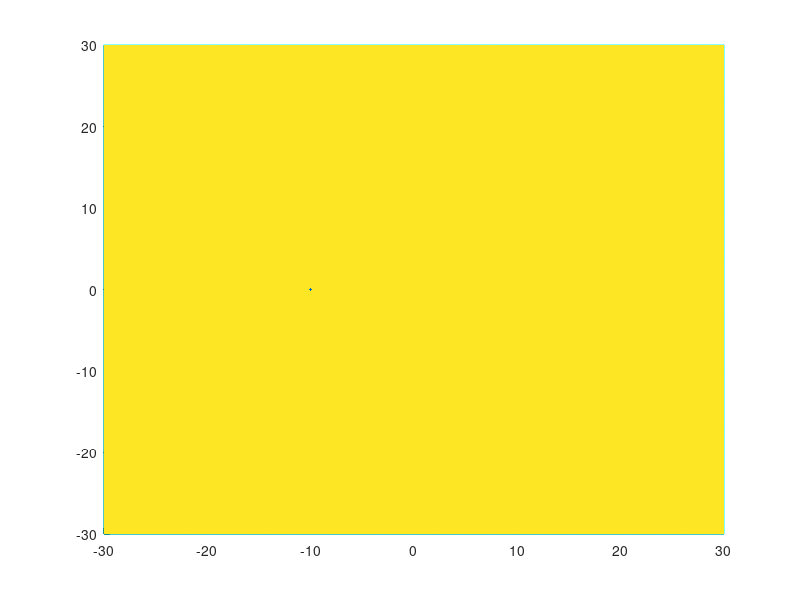

Write the MATLAB code that produced this figure. (Note: this script raises an error after producing the figure.)
clear;
clc;
close all;
warning('off');



% changes made for x intercept = 0 are not done in this code as V9.
% update: dont know what changes coz code seems to work for x intercept=0


% note: checked if mu_medium1_medium2 use should it be * or \ in calculations?




%--------------------------------------------------------------------------
% wave properties
fluid_depth = 10; % fluid depth in mm
amp = 0.02; % amplitude of wave in mm
lambda = 7; % wavelength of wave in mm
tank_dim = 60; % tank length and width in mm
delta1 = 0.25;%01; % surface discretization
delta2 = 0.25; % light source discretization
screen_level = -550; % vertical distance between bottom and screen
mu_air_fluid = 1.33;    % refraction index for air-fluid
base_theta_i = 0; % base angle of source with flat fluid surface
% (considering depth and x_intercept)
x_intercept_list = -10:50:10; 
exp_decay_const = -0.05;%-0.05;
glass_th = 2; % thickness of glass
mu_fluid_glass = 1.13;
mu_air_glass = mu_air_fluid*mu_fluid_glass;

light_source_side_skip = 0.2;

x = -tank_dim/2:delta1:tank_dim/2;
y = -tank_dim/2:delta1:tank_dim/2;
z = fluid_depth*ones(size(x, 2), size(y, 2));




% loop over x intercepts for plotting purpose
for jjj=1:length(x_intercept_list)
    x_intercept = x_intercept_list(jjj);
    disp(x_intercept);
    close all;
        
    % loop to plot base level with 0 amplitude

    for gg=1:1
%         disp(gg);

        for i=1:length(x)
            for j=1:length(y)
                r = sqrt(x(i)^2+y(j)^2);
        %         if r<=tank_dim/2
        %             z(i, j) = z(i, j)+amp*cos(2*pi*r/lambda);
        %         else
        %             z(i, j) = 0;
        %         end
                % make sure the function definition is same in the cost function at
                % the bottom of the code
                if gg==1
                    z(i, j) = z(i, j)+amp*cos(2*pi*r/lambda)*exp(exp_decay_const*r);
                end  
            end
        end


        if gg==1
            surface(x, y, z, 'FaceAlpha', 1.0, 'EdgeColor', 'none');
%             surface(x, y, z, 'FaceColor', 'cyan', 'FaceAlpha', 0.5, 'EdgeColor', 'none');
            hold on;
        end


        % plot bottom of fluid
        bottom_level = 0; % keep this 0 so that depth defines the surface and bottom is alyways at 0
        glass_level = bottom_level-glass_th;

        if gg==1
            z_bottom = bottom_level*ones(size(x, 2), size(y, 2));
            z_glass = glass_level*ones(size(x, 2), size(y, 2));
            surface(x, y, z_bottom, 'FaceColor', 'cyan', 'FaceAlpha', 0.5, 'EdgeColor', 'cyan');
            surface(x, y, z_glass, 'FaceColor', 'cyan', 'FaceAlpha', 0.5, 'EdgeColor', 'cyan');

%             surface(x, y, z_bottom, 'FaceColor', 'black', 'FaceAlpha', 1.0, 'EdgeColor', 'black');
        end
        
        
        
        
        %--------------------------------------------------------------------------
        % light source

        % angle of incidence not explicitely defined for diverging light source
        
        
%         light_center_x = -174;%500;
%         light_center_y = 0;
        light_center_z_list = 650;%(fluid_depth+10):2:(fluid_depth+10)+0.5;
        % length of list and delta z_list in above and below needs to be same
        light_spread_z_list = fluid_depth:2:fluid_depth+0.5;%10:1:10;
        light_spread_x = x_intercept;%-10;%0;
        light_spread_y_list = -tank_dim/2+light_source_side_skip:delta2:tank_dim/2-light_source_side_skip;
       
        light_center_x = -1*tand(base_theta_i)*abs(light_center_z_list(1) - fluid_depth) + x_intercept;

        % old code for calculating base_theta_i, now we calculate
        % light_center_x
%         base_theta_i = atand(abs((light_center_x - x_intercept) / (light_center_z_list(1) - fluid_depth);

        % for storing angles of incideces and refractions for wave and
        % plane surface of fluid, in degrees
        if gg==1
            theta_i_wave = zeros(1, length(light_spread_y_list));
            theta_r_wave = zeros(1,length(light_spread_y_list));
        else
            theta_i_plane = zeros(1, length(light_spread_y_list));
            theta_i_plane = zeros(1, length(light_spread_y_list));
        end

        for jj=1:length(light_center_z_list)
            light_center_z = light_center_z_list(jj);
%             disp(light_center_z);


            %--------------------------------------------------------------------------
            % ray tracing in air

            surface_intersect_x = zeros(1, length(light_spread_y_list));
            surface_intersect_y = zeros(1, length(light_spread_y_list));
            surface_intersect_z = zeros(1, length(light_spread_y_list));

            glass_top_intersect_x = zeros(1, length(light_spread_y_list));     
            glass_top_intersect_y = zeros(1, length(light_spread_y_list));     
            glass_top_intersect_z = zeros(1, length(light_spread_y_list));
            
            glass_bottom_intersect_x = zeros(1, length(light_spread_y_list));     
            glass_bottom_intersect_y = zeros(1, length(light_spread_y_list));     
            glass_bottom_intersect_z = zeros(1, length(light_spread_y_list));

            screen_intersect_x = zeros(1, length(light_spread_y_list));     
            screen_intersect_y = zeros(1, length(light_spread_y_list));     
            screen_intersect_z = zeros(1, length(light_spread_y_list));     

            init_guess = 0;
            t_list = zeros(1, length(light_spread_y_list));

            for i=1:length(light_spread_y_list)
%                 disp(i);
%                 disp('y-coordinate');
%                 disp(light_spread_y_list(i));
                light_center_y = 0;%light_spread_y_list(i);
                light_source = [light_center_x, light_center_y, light_center_z];
                if gg==1
                    scatter3(light_center_x, light_center_y, light_center_z, '.');
                    hold on;
                end
        
                ray_direction_x = light_spread_x-light_center_x;
                ray_direction_z = light_spread_z_list(jj)-light_center_z_list(jj);

                
                ray_direction_y = light_spread_y_list(i)-light_center_y;
                ray_direction = [ray_direction_x, ray_direction_y, ray_direction_z];
                ray_direction = ray_direction/norm(ray_direction); % unit ray direction
%                 disp('ray direction');
%                 disp(ray_direction);
                if gg==1
                    wave_flag = true;
                else
                    wave_flag = false;
                end

                surface_intersect_para = @(t) cost_function(t, light_source, ray_direction, fluid_depth, amp, lambda, wave_flag, exp_decay_const);

                t = fzero(surface_intersect_para, init_guess);
%                 disp('t parameter');
%                 disp(t);
                t_list(i) = t;
                intersect = light_source+t*ray_direction;
%                 disp('intersect coordinates');
%                 disp(intersect);
%                 disp('------------------');

                surface_intersect_x(i) = intersect(1);
                surface_intersect_y(i) = intersect(2);
                surface_intersect_z(i) = intersect(3);
                if gg==1
                    plot3([light_center_x, surface_intersect_x(i)],...
                        [light_center_y, surface_intersect_y(i)],...
                        [light_center_z, surface_intersect_z(i)]);
                end
                init_guess = min(t_list(t_list>0));%[1.1*t 0.9*t];
            %     disp(init_guess);
                % for a fixed initial guess, the code finds intersect near to that
                % point even if the ray has a intersection before that, hopefully this
                % solves the problem since now the code searches for t value near to
                % the previously found value
            end

%             if gg==1
%                 scatter3(surface_intersect_x, surface_intersect_y, surface_intersect_z, '.');
%             end

            %--------------------------------------------------------------------------
            % refracted ray tracing in fluid

            unit_surface_normal_list = 1e6*ones(3, length(light_spread_y_list));

            for i=1:length(light_spread_y_list)
                light_center_y = light_spread_y_list(i);
%                 disp(i);
                % surface normal obtained from partial derivatives of parametric
                if gg==1
                    % surface eq F(x, y) = (x, y, depth+amp*cos(sqrt(x^2+y^2)*2pi/lambda))
                    r = sqrt(surface_intersect_x(i)^2+surface_intersect_y(i)^2);
                    kkk = -amp*(surface_intersect_x(i)/r)*exp(exp_decay_const*r)*(sin(2*pi*r/lambda)*2*pi/lambda...
                        -cos(2*pi*r/lambda)*exp_decay_const);
                    dF_dx = [1; 0; kkk];
                    
                    kkk = -amp*(surface_intersect_y(i)/r)*exp(exp_decay_const*r)*(sin(2*pi*r/lambda)*2*pi/lambda...
                        -cos(2*pi*r/lambda)*exp_decay_const);                   
                    dF_dy = [0; 1; kkk];
                    surface_normal = cross(dF_dx, dF_dy) / norm(cross(dF_dx, dF_dy));
                else
                    surface_normal = [0;0;1];
                end

                unit_surface_normal_list(:, i) = surface_normal;

                % calculate angle of surface normal with the vertical line to know the peaks of waves 
                cos_surface_normal_vertical_angle = dot(surface_normal,[0; 0; 1])/norm(surface_normal);
                surface_normal_vertical_angle = acos(cos_surface_normal_vertical_angle);
            %     disp(surface_normal_vertical_angle*180/pi);

            %     finding angle of incidence using dot product
            %     incindent ray vector is actually used in opposite direction because 
            %     thats how the angle of incidence is defined
                incident_ray = -1*[surface_intersect_x(i)-light_center_x;...
                                surface_intersect_y(i)-light_center_y;...
                                surface_intersect_z(i)-light_center_z];
%                 disp(incident_ray);
                cos_theta_i = dot(surface_normal,incident_ray)/...
                                (norm(surface_normal)*norm(incident_ray));
                            
%                 disp('air to fluid refraction');
                
                theta_i = acos(cos_theta_i);
                theta_i_deg = theta_i*180/pi;
%                 disp(theta_i_deg);

                theta_r = asin(sin(theta_i)/mu_air_fluid);
                theta_r_deg = theta_r*180/pi;
%                 disp(theta_r_deg);
                
%                 disp('calculated refractive index is');
%                 disp(sin(theta_i)/sin(theta_r));

                if gg==1
    %                 disp(gg);
                    theta_i_wave(i) = theta_i_deg;
                    theta_r_wave(i) = theta_r_deg;
                else
    %                 disp(gg);
                    theta_i_plane(i) = theta_i_deg;
                    theta_r_plane(i) = theta_r_deg;
                 end

            %     total internal reflection
            %     if theta_i_deg > 47
            %         disp('skipped');
            %         continue;
            %     end

                unit_incident_ray = incident_ray/norm(incident_ray); 
%                 disp(unit_incident_ray);
                unit_surface_normal = surface_normal;

                
                % translate back normal to origin for calculations
                A1 = [cos(theta_i), 1;1,cos(theta_i)];
                B1 = [-cos(theta_r); -cos(theta_i-theta_r)];
                coeff = A1\B1;
%                 disp(coeff);
%                 if i==ceil(length(light_spread_y_list)/2)
%                     disp(A1);
%                     disp(B1);
%                     disp(coeff);
%                 end

                % this is just to take care of theta_i=theta_r=0 case which
                % results in coeff = NaN as it cant find a unique solution
                if isnan(coeff)
                    coeff = [0; -1];
                end
                refracted_ray = coeff(1)*unit_incident_ray+coeff(2)*unit_surface_normal;
%                 disp(refracted_ray);

                % plot normals and refracted ray
%                 if gg==1
%                      surface_normal = surface_normal*5+...
%                         [surface_intersect_x(i); surface_intersect_y(i) ; surface_intersect_z(i)];
%     
%                     plot3([surface_normal(1);surface_intersect_x(i)],...
%                         [surface_normal(2);surface_intersect_y(i)],...
%                         [surface_normal(3);surface_intersect_z(i)]);   
%                 end

                scale = abs((bottom_level-surface_intersect_z(i))/refracted_ray(3));
                % scale the refracted ray to make all of them end at screen level
                refracted_ray_mod = refracted_ray*scale...
                    +  [surface_intersect_x(i); surface_intersect_y(i) ; surface_intersect_z(i)];
              %     scatter3(refracted_ray_mod(1),refracted_ray_mod(2),refracted_ray_mod(3), '.', 'r');

                glass_top_intersect_x(i) = refracted_ray_mod(1);
                glass_top_intersect_y(i) = refracted_ray_mod(2);
                glass_top_intersect_z(i) = refracted_ray_mod(3);

    %             if abs(surface_normal_vertical_angle*180/pi) < 0.5
                    if gg==1
                        plot3([refracted_ray_mod(1);surface_intersect_x(i)],...
                        [refracted_ray_mod(2);surface_intersect_y(i)],...
                        [refracted_ray_mod(3);surface_intersect_z(i)]);
            %         disp('air-fluid refraction');
            %         disp('angle of incidence = '); disp(theta_i_deg);
            %         disp('angle of refraction = '); disp(theta_r_deg);
                    end
    %             end

                %--------------------------------------------------------------------------
                
                % refraction from fluid to glass
                
                 % surface normal at bottom
                unit_surface_normal_glass_top = [0; 0; 1];

%                 disp('fluid to glass refraction');

                % finding angle of incidence
                cos_theta_i_glass_top = dot(unit_surface_normal_glass_top,-1*refracted_ray);%/...
            %                     (norm(unit_surface_normal_glass_top)*norm(-1*refracted_ray));
            %     disp(-1*refracted_ray); disp(norm(-1*refracted_ray));
                

                theta_i_glass_top = acos(cos_theta_i_glass_top);
%                 theta_i_glass_top_deg = theta_i_glass_top*180/pi;
%                 disp(theta_i_glass_top_deg);
                
                theta_r_glass_top = asin(sin(theta_i_glass_top)/mu_fluid_glass);
%                 theta_r_glass_top_deg = theta_r_glass_top*180/pi;
%                 disp(theta_r_glass_top_deg);
                
%                 disp('calculated refractive index is');
%                 disp(sin(theta_i_glass_top)/sin(theta_r_glass_top));
                
                A2 = [cos(theta_i_glass_top), 1;1,cos(theta_i_glass_top)];
                B2 = [-cos(theta_r_glass_top); -cos(theta_i_glass_top-theta_r_glass_top)];
                coeff = A2\B2;
                % this is just to take care of theta_i=theta_r=0 case which
                % results in coeff = NaN as it cant find a unique solution
                if isnan(coeff)
                    coeff = [0; -1];
                end
                
                % refracted_ray for fluid is incident ray for glass (in
                % opposite direction)
                double_refracted_ray = coeff(1)*(-1*refracted_ray)+coeff(2)*unit_surface_normal_glass_top;
            %     disp(double_refracted_ray);    
                
                scale = abs(glass_level/double_refracted_ray(3));
                % scale the refracted ray to make all of them end at screen level
                double_refracted_ray_mod = double_refracted_ray*scale...
                    +  [refracted_ray_mod(1); refracted_ray_mod(2); refracted_ray_mod(3)];

                if gg==1
                    scatter3(double_refracted_ray_mod(1),double_refracted_ray_mod(2),double_refracted_ray_mod(3), '.');
                else
                    scatter3(double_refracted_ray_mod(1),double_refracted_ray_mod(2),double_refracted_ray_mod(3), 'r', '.');
                end   
                
                
                glass_bottom_intersect_x(i) = double_refracted_ray_mod(1);
                glass_bottom_intersect_y(i) = double_refracted_ray_mod(2);
                glass_bottom_intersect_z(i) = double_refracted_ray_mod(3);


                % if abs(surface_normal_vertical_angle*180/pi) < 0.5
                    if gg==1
                        plot3([double_refracted_ray_mod(1);refracted_ray_mod(1)],...
                            [double_refracted_ray_mod(2);refracted_ray_mod(2)],...
                            [double_refracted_ray_mod(3);refracted_ray_mod(3)]);
                %         disp('fluid-air refraction');
                %         disp('angle of incidence = '); disp(theta_i_bottom_deg);
                %         disp('angle of refraction = '); disp(theta_r_bottom_deg);
                    end
    %             end
                
                %--------------------------------------------------------------------------
                
                % refraction back in air
                
                % surface normal at bottom
                unit_surface_normal_glass_bottom = [0; 0; 1];   
                
%                 disp('glass to air refraction');

                
                %finding angle of incidence
                cos_theta_i_glass_bottom = dot(unit_surface_normal_glass_bottom,-1*double_refracted_ray);%/...
            %                     (norm(unit_surface_normal_glass_bottom)*norm(-1*double_refracted_ray));
            %     disp(-1*double_refracted_ray); disp(norm(-1*double_refracted_ray));

                theta_i_glass_bottom = acos(cos_theta_i_glass_bottom);
%                 theta_i_glass_bottom_deg = theta_i_glass_bottom*180/pi;
%                 disp(theta_i_glass_bottom_deg);
                
                theta_r_glass_bottom = asin(sin(theta_i_glass_bottom)*mu_air_glass);
%                 theta_r_glass_bottom_deg = theta_r_glass_bottom*180/pi;
%                 disp(theta_r_glass_bottom_deg);                
                
%                 disp('calculated refractive index is');
%                 disp(sin(theta_i_glass_bottom)/sin(theta_r_glass_bottom));
                
                
                % translate back normal to origin for calculations
                A3 = [cos(theta_i_glass_bottom), 1;1,cos(theta_i_glass_bottom)];
                B3 = [-cos(theta_r_glass_bottom); -cos(theta_i_glass_bottom-theta_r_glass_bottom)];
                coeff = A3\B3;
                % this is just to take care of theta_i=theta_r=0 case which
                % results in coeff = NaN as it cant find a unique solution
                if isnan(coeff)
                    coeff = [0; -1];
                end
                triple_refracted_ray = coeff(1)*(-1*double_refracted_ray)+coeff(2)*unit_surface_normal_glass_bottom;
            %     disp(double_refracted_ray);                
            
                scale = abs(screen_level/triple_refracted_ray(3));
                % scale the refracted ray to make all of them end at screen level
                triple_refracted_ray_mod = triple_refracted_ray*scale...
                    +  [double_refracted_ray_mod(1); double_refracted_ray_mod(2); double_refracted_ray_mod(3)];

                if gg==1
                    scatter3(triple_refracted_ray_mod(1),triple_refracted_ray_mod(2),triple_refracted_ray_mod(3), '.');
                else
                    scatter3(triple_refracted_ray_mod(1),triple_refracted_ray_mod(2),triple_refracted_ray_mod(3), 'r', '.');
                end

                screen_intersect_x(i) = triple_refracted_ray_mod(1);
                screen_intersect_y(i) = triple_refracted_ray_mod(2);
                screen_intersect_z(i) = triple_refracted_ray_mod(3);            
            
    %             if abs(surface_normal_vertical_angle*180/pi) < 0.5
                    if gg==1
                        plot3([triple_refracted_ray_mod(1);double_refracted_ray_mod(1)],...
                            [triple_refracted_ray_mod(2);double_refracted_ray_mod(2)],...
                            [triple_refracted_ray_mod(3);double_refracted_ray_mod(3)]);
                %         disp('fluid-air refraction');
                %         disp('angle of incidence = '); disp(theta_i_bottom_deg);
                %         disp('angle of refraction = '); disp(theta_r_bottom_deg);
                    end
    %             end            

%             disp('--------')
            end
        end
    end

    view(90, 0);
%    set(gca,'visible','off');
%     view(0,0);
    % random plotting

    % figure;
    % plot(theta_i_wave);
    % hold on;
    % if gg==2
    %     plot(theta_i_plane);
    %     legend('wave', 'plane');
    % end
    % title('theta incident');
    % 
    % 
    % figure;
    % plot(theta_r_wave);
    % hold on;
    % if gg==2
    %     plot(theta_r_plane);
    %     legend('wave', 'plane');
    % end
    %     title('theta refracted');


    
    %--------------------------------------------------------------------------
    % INVERSE PROBLEM SOLUTION
    %--------------------------------------------------------------------------
    % solving inverse problem where direction of incident ray, location on
    % interface and screen are known, have to find surface normals
    % TODO if this works for thick light source

    tStart = tic;    
    
    disp('inverse algorithm starts');
    
    mean_surface_intersect_x = light_spread_x;%mean(surface_intersect_x);% light_spread_x
    mean_surface_intersect_z = fluid_depth; %mean(surface_intersect_z);
    mean_glass_top_intersect_z = bottom_level;
    mean_glass_bottom_intersect_z = glass_level;
    mean_screen_intersect_z = screen_level;

    y_base = light_spread_y_list;%-tank_dim/2:delta2:tank_dim/2;
        
    unit_surface_normal_calc_final_list = 1e6*ones(3, length(y_base));
    snell_check_1 = zeros(length(y_base));
    snell_check_2 = zeros(length(y_base));
    snell_check_3 = zeros(length(y_base));
    
    surface_normal_coplanar_error = 1e6*ones(length(y_base));
    
    glass_top_intersect_inv_temp = 1e6*ones(3, length(y_base));
    glass_bottom_intersect_inv_temp = 1e6*ones(3, length(y_base));
    
    glass_top_intersect_inv = 1e6*ones(3, length(y_base));
    glass_bottom_intersect_inv = 1e6*ones(3, length(y_base));



    for i=1:length(y_base)  % loop over point on screen
        disp(i);
        unit_surface_normal_calc_temp_list = 1e6*ones(3, length(y_base));
        for j=1:length(y_base)  % loop over point on surface
%             disp(j);
            screen_vec = [screen_intersect_x(i); screen_intersect_y(i); mean_screen_intersect_z];
            surface_vec = [mean_surface_intersect_x; y_base(j); mean_surface_intersect_z];

            guess = [0; 0; 0; 0];  % initial guess can be intersection of a straight line
%             fermat_function(guess, mean_glass_top_intersect_z, screen_vec, surface_vec, mu_air_fluid)
            fermat_function_instance = @(glass_intersect_guess) fermat_function(glass_intersect_guess,...
                mean_glass_top_intersect_z, mean_glass_bottom_intersect_z, screen_vec, surface_vec,...
                mu_air_fluid, mu_air_glass, mu_fluid_glass);
            
            if i==10 && j==10
                options = optimset('Display', 'off', 'MaxFunEvals', 5e3, 'MaxIter', 5e3, 'TolFun', 1e-12, 'TolX', 1e-12);
                glass_intersect = fminsearch(fermat_function_instance, guess, options);
            else
                options = optimset('Display', 'off', 'MaxFunEvals', 5e3, 'MaxIter', 5e3, 'TolFun', 1e-12, 'TolX', 1e-12);
                glass_intersect = fminsearch(fermat_function_instance, guess, options);
            end
            
%             options = optimoptions('fsolve','Display','off', 'FinDiffType', 'central',...
%                 'MaxIter', 4000, 'MaxFunEvals', 2000000, 'FunctionTolerance', 1e-12);
%             glass_intersect = fsolve(fermat_function_instance, guess, options);
            glass_bottom_vec = [glass_intersect(1:2); mean_glass_bottom_intersect_z];
            glass_top_vec = [glass_intersect(3:4); mean_glass_top_intersect_z];
            
            glass_bottom_intersect_inv_temp(:, j) = glass_bottom_vec';
            glass_top_intersect_inv_temp(:, j) = glass_top_vec';

%             disp(glass_bottom_vec);
%             disp(glass_top_vec);
            
            % verifying Snell's law
%             disp('air-glass interface check');
            incident_ray = screen_vec - glass_bottom_vec; % vector direction reversed to measure angle correct
            refracted_ray = glass_top_vec - glass_bottom_vec;
            theta_i_test = acosd(dot(incident_ray,[0; 0; -1])/norm(incident_ray));
%             disp(theta_i_test);
            theta_r_test = acosd(dot(refracted_ray,[0; 0; 1])/norm(refracted_ray));
%             disp(theta_r_test);
            snell_check_1(i, j) = sind(theta_i_test) / sind(theta_r_test);

%             disp('glass-fluid interface check');
            incident_ray = glass_bottom_vec - glass_top_vec; % vector direction reversed to measure angle correct
            refracted_ray = surface_vec - glass_top_vec;
            theta_i_test = acosd(dot(incident_ray,[0; 0; -1])/norm(incident_ray));
%             disp(theta_i_test);
            theta_r_test = acosd(dot(refracted_ray,[0; 0; 1])/norm(refracted_ray));
%             disp(theta_r_test);
            snell_check_2(i, j) = sind(theta_i_test) / sind(theta_r_test);

            %------------------------------------------
            
            
            
            
            
            
            
            
            
            
            
            
            
            light_center_y = light_spread_y_list(j);
            light_source = [light_center_x, light_center_y, light_center_z];
            
            source = transpose(light_source);
            unit_incident_vec = -1*(surface_vec-glass_top_vec)/norm(surface_vec-glass_top_vec);
            unit_refracted_vec = (source-surface_vec)/norm(source-surface_vec);
%             disp('unit incident and refracted vec'); disp(unit_incident_vec'); disp(unit_refracted_vec');
            
            coeff_guess = [1; 1]; 
            snell_function_instance = @(coeff_guess) snell_function(coeff_guess, unit_incident_vec, unit_refracted_vec, mu_air_fluid);
            options = optimoptions('fsolve','Display','off', 'FinDiffType', 'central',...
                'MaxIter', 4000, 'MaxFunEvals', 2000000, 'FunctionTolerance', 1e-12);
            coeff = fsolve(snell_function_instance, coeff_guess, options);
%             disp(coeff);
            surface_normal = coeff(1)*unit_incident_vec + coeff(2)*unit_refracted_vec;
            % surface normal obtained above is directed downwards, towards
            % incident ray, thus we are looking for opoosite of that
            unit_surface_normal = -1*surface_normal/norm(surface_normal);
    %         disp(unit_surface_normal);
            unit_surface_normal_calc_temp_list(:,j) = unit_surface_normal;

            % verifying Snell's law   
    %         disp('fluid-air check');
            theta_i_test = acosd(dot(unit_incident_vec, unit_surface_normal)); % vector direction reversed to measure angle correct
%             disp(theta_i_test);
            theta_r_test = acosd(dot(unit_refracted_vec, unit_surface_normal));
%             disp(theta_r_test);
            snell_check_3(i, j) = sind(theta_r_test) / sind(theta_i_test);


            
            
            
            
            
            
            
            
            
            
            
            
            
            
            
            
            
            
            % verify if the surface normal is a valid surface normal for an axi-symmetric case
            % i.e. it lies in the span of 2 vectors viz. vertical and radius vector
            center_vec = [0;0;fluid_depth]; % for current surface this is zero
            vertical_vec = [0;0;1]; % always vertical
            radius_vec = surface_vec - center_vec;
%             disp(radius_vec')
            vert_rad_cross = cross(vertical_vec, radius_vec);
            unit_vert_rad_cross = vert_rad_cross / norm(vert_rad_cross);

            % this can be considered like autocorrelation calculations
            surface_normal_coplanar_error(i, j)= abs(dot(unit_surface_normal, unit_vert_rad_cross));
    %         disp(surface_normal_coplanar_error(i, j));

    %         scatter3(screen_vec(1), screen_vec(2), screen_vec(3));
    %         scatter3(bottom_vec(1), bottom_vec(2), bottom_vec(3));
    %         scatter3(surface_vec(1), surface_vec(2), surface_vec(3));
%             disp('-----');
        end  
        [val, id] = min(surface_normal_coplanar_error(i, :));
%         disp(id); disp(val);
%         disp(unit_surface_normal_calc_temp_list(1:3, id));
        unit_surface_normal_calc_final_list(:, i) = unit_surface_normal_calc_temp_list(1:3, id);
%         disp("----");


        glass_bottom_intersect_inv(:, i) = glass_bottom_intersect_inv_temp(1:3, id);
        glass_top_intersect_inv(:, i) = glass_top_intersect_inv_temp(1:3, id);
% 
    end

    surface_normal_error1 = unit_surface_normal_list - unit_surface_normal_calc_final_list;
  

    
    
    

    %--------------------------------------------------------------------------
    % reconstrucnt the surface using the surface normals calculated
    % in experimental data, first need to SORT the y-coordinates of surface
    % intersects obtained from inverse problem along with corresponding unit
    % surface normals because for construcntion of continous surface, we need
    % unit surface data of continuous poits
       
    z_base = 1e6*ones(1, length(y_base));
    z_ref =  1e6*ones(1, length(y));
    surface_normals_calculated_points = 1e6*ones(3, length(y_base));
    
    if gg==1
        for jjj=1:length(y_base)
            r = sqrt(mean_surface_intersect_x^2 + y_base(jjj)^2);
            % make sure the function definition is same in the cost function at
            % the bottom of the code
            
            z_base(jjj) = fluid_depth + amp*cos(2*pi*r/lambda)*exp(exp_decay_const*r);
            
            kkk = -amp*(surface_intersect_x(i)/r)*exp(exp_decay_const*r)*(sin(2*pi*r/lambda)*2*pi/lambda...
            -cos(2*pi*r/lambda)*exp_decay_const);

            dF_dx = [1; 0; kkk];

            kkk = -amp*(surface_intersect_y(i)/r)*exp(exp_decay_const*r)*(sin(2*pi*r/lambda)*2*pi/lambda...
            -cos(2*pi*r/lambda)*exp_decay_const);                   

            dF_dy = [0; 1; kkk];
                    
            surface_normals_calculated_points(:, jjj) = cross(dF_dx, dF_dy) / norm(cross(dF_dx, dF_dy));
        end
    
     
        for kkkk=1:length(y)
            r = sqrt(mean_surface_intersect_x^2 + y(kkkk)^2);
            z_ref(kkkk)= fluid_depth + amp*cos(2*pi*r/lambda)*exp(exp_decay_const*r);
        end
    end
    
    surface_intersect_calculated = ones(3, length(y_base));
    surface_intersect_calculated(1, :) = mean_surface_intersect_x;%mean(surface_intersect_x);
    surface_intersect_calculated(3, :) = z_base(1);

    

%     for i=1:length(y_base)-1
% %         disp(i);
%     %     disp(unit_surface_normal_calc_final_list(i));
%         surface_normal_scale = 1 / unit_surface_normal_calc_final_list(3, i);
%     %     disp(unit_surface_normal_calc_final_list(3, i));
% %         dF_dy = -1*unit_surface_normal_calc_final_list(2, i)*surface_normal_scale;

%         this step of averaging dFdy is not valid adn any averaging must be done in numerical integral
%           evaluation step (like Simpsons one third rule)  
%         dF_dy = -1*(unit_surface_normal_calc_final_list(2, i)+unit_surface_normal_calc_final_list(2, i+1))*surface_normal_scale/2;
%           
%         surface_intersect_calculated(2, i) = y_base(i);
%         surface_intersect_calculated(3, i+1) = surface_intersect_calculated(3, i) + delta2 * dF_dy;
%     %     disp(surface_normal_scale);
%     %     disp(delta2*dF_dy);
%     %     disp('---')
    
%     end
  
    dF_dy_list = 1e6*ones(1, length(y_base));
    % simpsons integration method
    for i=1:length(y_base)
        surface_normal_scale = 1 / unit_surface_normal_calc_final_list(3, i);    
%         dF_dy = -1*unit_surface_normal_calc_final_list(2, i)*surface_normal_scale;
        dF_dy_list(i) = -1*unit_surface_normal_calc_final_list(2, i)*surface_normal_scale; 
        surface_intersect_calculated(2, i) = y_base(i);

    end

    for i=1:2:length(y_base)-2 
        simpons_derivative = dF_dy_list(i)+4*dF_dy_list(i+1)+dF_dy_list(i+2);
        surface_intersect_calculated(3, i+2) = surface_intersect_calculated(3, i) + delta2 * simpons_derivative / 3; 
        % linear interpolation for intermediate points
%         surface_intersect_calculated(3, i+1) = (surface_intersect_calculated(3, i+2) + surface_intersect_calculated(3, i))/2;
    end 
    
    % spline interpolation for intermediate points
    surface_intersect_calculated(3, 2:2:end-1) = spline(surface_intersect_calculated(2, 1:2:end), surface_intersect_calculated(3, 1:2:end), surface_intersect_calculated(2, 2:2:end-1));
    tEnd = toc(tStart);

    %----------------------------------------------------------------------
    
    % plotting results
 
    surface_normal_error2 = surface_normals_calculated_points - unit_surface_normal_calc_final_list;
      
    error_list = abs(surface_intersect_calculated(3,:) - z_base);
    error_avg = mean(error_list);
    error_avg_pc = mean(error_list)*100 / amp;
    error_max = max(error_list);
    error_max_pc = max(error_list)*100 / amp;
    
    
    figure;
    plot(y_base, surface_intersect_calculated(3,:));
    hold on;
%     plot(y_base, z_base);
    plot(y, z_ref);
    ylim([fluid_depth-1.3*amp fluid_depth+2*amp]);
    legend('inverse solution','true shape');%, 'Location','northeastoutside');
    ylabel('Wave Amplitude (mm)');
    xlabel('Y coordinate (mm)');
%     suptitle('Amplitude vs. Y-coordinate');
    msg1 = ['l=', num2str(lambda), ', amp=', num2str(amp), ', psi=', num2str(base_theta_i), ', dy=', num2str(delta2)];
    msg2 = ['x_int=', num2str(light_spread_x), ', err(avg)=' num2str(error_avg_pc) ', err(max)=', num2str(error_max_pc) ', tEnd=' num2str(tEnd) ', k=' num2str(exp_decay_const)];
%     title({'Amplitude vs. Y-coordinate'; msg1; msg2});
%     filename = ['./inverse_solution_plots/lambda = ', num2str(lambda), ' mm, amplitude = ', num2str(amp), ' mm, base_theta_i = ', num2str(base_theta_i),', x intercept = ', num2str(light_spread_x), ', delta y = ', num2str(delta2), '_spline.png'];
    
    filename = ['./inverse_solution_plots/' msg1 ',' msg2 '.eps'];
%     filename2 = ['./inverse_solution_plots/' msg1 ',' msg2 '2.eps'];

    
    set(gca,'FontSize',10);%,'FontName','Times');
% %     print(filename,'-depsc2');
% %     saveas(gcf, filename, 'epsc');
%     print(gcf, filename,'-depsc2','-r300');
 
end

surface_intersect_forward = [surface_intersect_x; surface_intersect_y; surface_intersect_z];
glass_top_intersect_forward = [glass_top_intersect_x; glass_top_intersect_y; glass_top_intersect_z];
glass_bottom_intersect_forward = [glass_bottom_intersect_x; glass_bottom_intersect_y; glass_bottom_intersect_z];
screen_intersect_forward = [screen_intersect_x; screen_intersect_y; screen_intersect_z];


err1 = abs(glass_top_intersect_inv - glass_top_intersect_forward);
err2 = abs(glass_bottom_intersect_inv - glass_bottom_intersect_forward);

% disp(max(max(err1)));
% disp(max(max(err2)));




















%--------------------------------------------------------------------------

% function definitions

 function y = cost_function(t, light_source, ray_direction, tank_depth, amp, lambda, wave_flag, exp_decay_const)
    light_source_x = light_source(1);
    light_source_y = light_source(2);
    light_source_z = light_source(3);
    ray_direction_x = ray_direction(1);
    ray_direction_y = ray_direction(2); 
    ray_direction_z = ray_direction(3);
    r = sqrt((light_source_x+ray_direction_x*t)^2+(light_source_y+ray_direction_y*t)^2);
    if wave_flag==true
%         disp(wave_flag);
        y = light_source_z + ray_direction_z*t - tank_depth - amp*cos(2*pi*r/lambda)*exp(exp_decay_const*r);
    else
%         disp(wave_flag);
        y = light_source_z+ray_direction_z*t - tank_depth;
    end
 end
 
 %--------------------------------------------------------------------------
 
 % time required by ray to travel from 1 point to other, Fermat's theorem
 % used as minimization of time, guess vector is a 2d, z coordinate added
 % inside function as it is known parameter
 
  
 % while writing paper I noticed that I used wrong cost function, I used
 % partial derivatives in vector form, but I could have used just travel
 % time as scalar valued just like snells function, still dont know how
 % these two are equivalent, maybe fzero currently used gets replaced by
 % argmin. so this could be just trick to solve numerically
 
 function y = fermat_function(glass_intersect_guess, glass_top_intersect_z, glass_bottom_intersect_z, screen_vec, surface_vec,  mu_air_fluid, mu_air_glass, mu_fluid_glass)
    guess_vec_bottom = [glass_intersect_guess(1:2); glass_bottom_intersect_z];
    guess_vec_top = [glass_intersect_guess(3:4); glass_top_intersect_z];
    dist1 = norm(screen_vec - guess_vec_bottom);
    dist2 = norm(guess_vec_bottom - guess_vec_top);
    dist3 = norm(guess_vec_top - surface_vec);
%     disp(guess_vec);
%     disp(dist1);
%     disp(dist2);
    y = (dist1/mu_air_fluid)+(dist2*mu_fluid_glass)+dist3;
%         disp(y);
 end
 
 %--------------------------------------------------------------------------
 
 % Using Snell's law to define a cost function for obtaining the surface normal
 % here incident ray is from fluid to air (reverse direction of forward
 % problem) and both rays are unit length
 
 function y = snell_function(coeff_guess, unit_incident_vec, unit_refracted_vec, mu_air_fluid)
%     disp(coeff_guess);
%     disp(incident_vec);
%     disp(refracted_vec);
    surface_normal = coeff_guess(1)*unit_incident_vec + coeff_guess(2)*unit_refracted_vec;
%     disp(surface_normal);
    unit_surface_normal = surface_normal / norm(surface_normal);
    theta_i = acos(dot(unit_surface_normal, unit_incident_vec));
    theta_r = acos(dot(-1*unit_surface_normal, unit_refracted_vec));
    y = mu_air_fluid * sin(theta_i) - sin(theta_r);
    y=abs(y);
%     disp(theta_i*180/pi);
%     disp(theta_r*180/pi);
%     disp(y);
 end
 
 %--------------------------------------------------------------------------